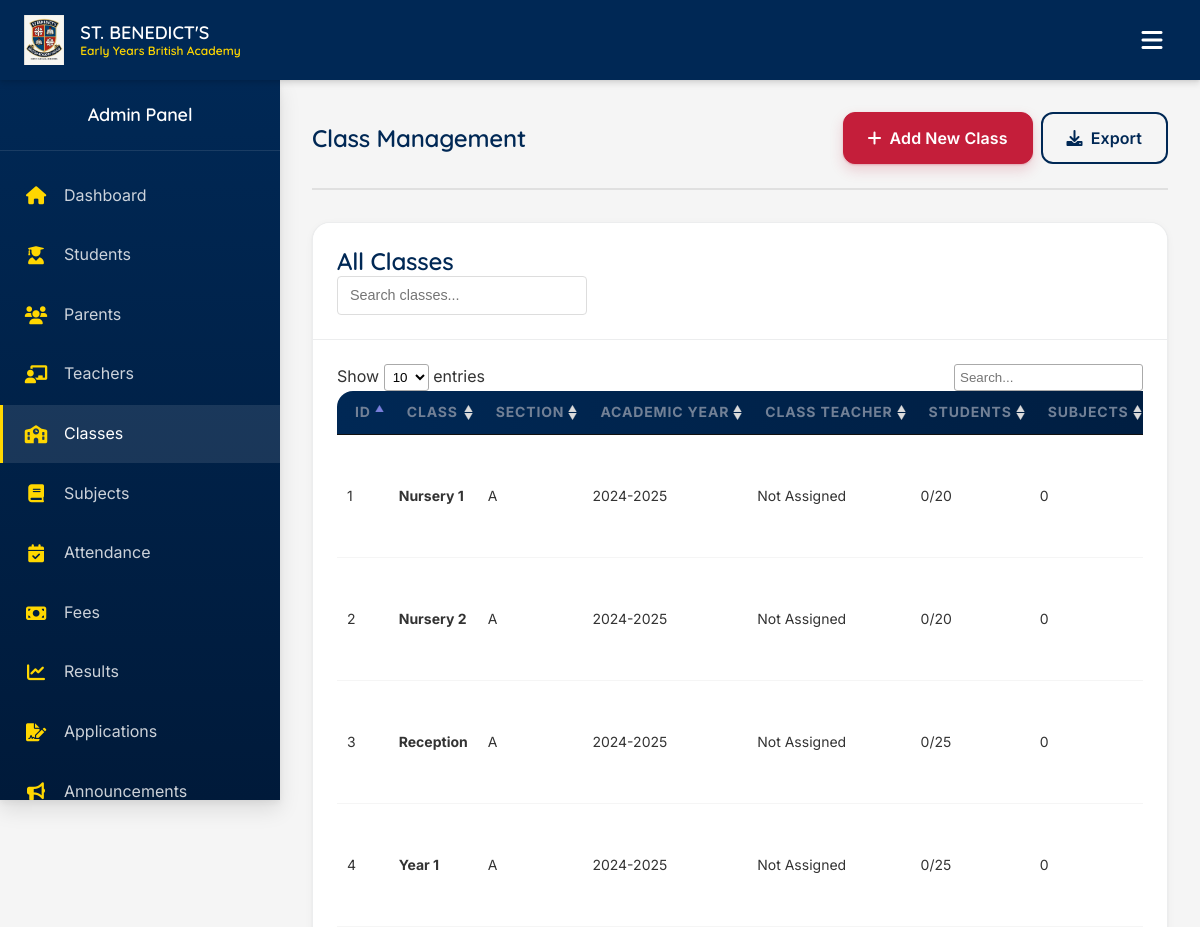
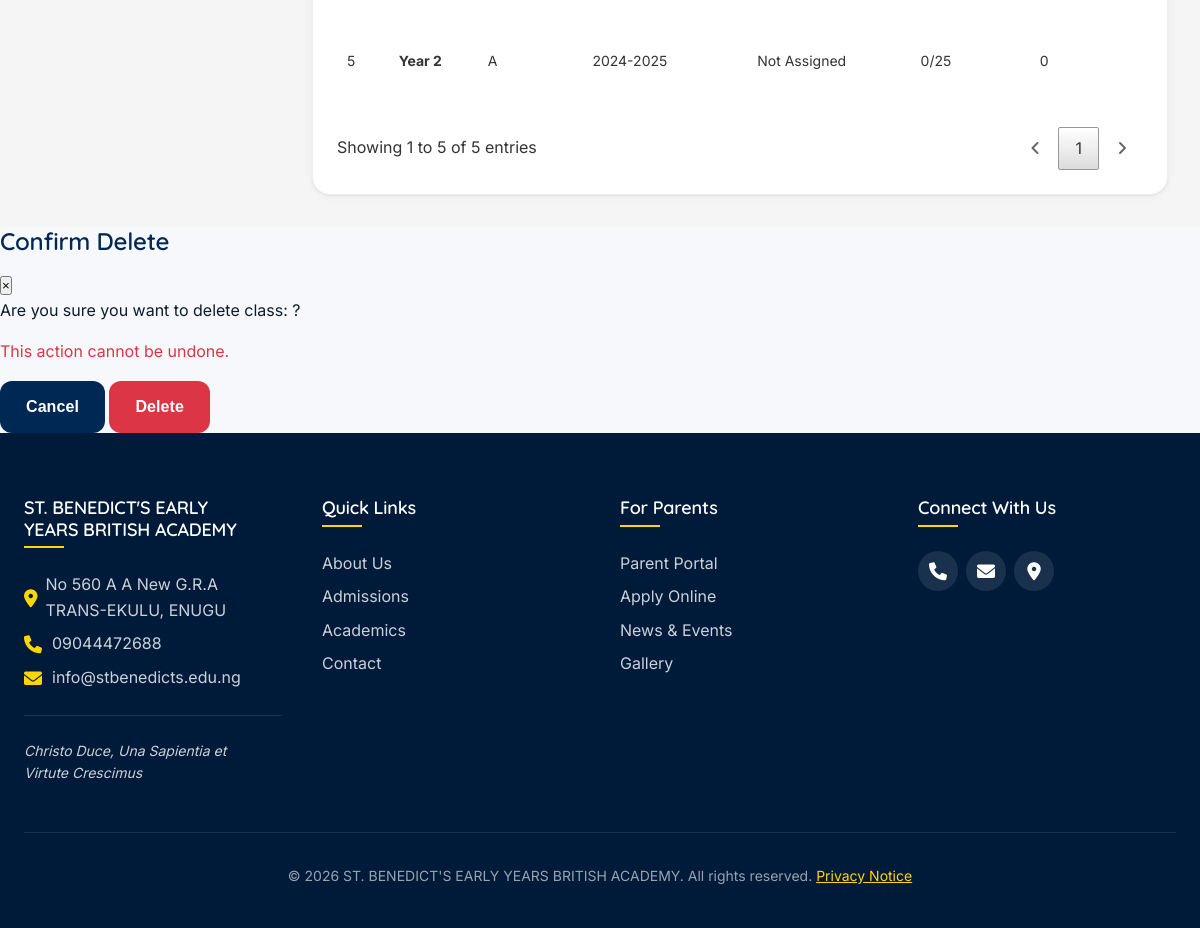
The page /admin/classes.php (signed in) on the database its author committed (2 pictures, top to bottom).
### tables this page shows
CREATE TABLE classes (
    id INT PRIMARY KEY AUTO_INCREMENT,
    class_name VARCHAR(50) NOT NULL,
    section VARCHAR(20),
    academic_year VARCHAR(20) NOT NULL,
    teacher_id INT,
    capacity INT DEFAULT 30,
    is_active BOOLEAN DEFAULT TRUE,
    created_at TIMESTAMP DEFAULT CURRENT_TIMESTAMP,
    FOREIGN KEY (teacher_id) REFERENCES teachers(id) ON DELETE SET NULL,
    INDEX idx_academic_year (academic_year)
);

### config/database.php (called while the page is built, shortened)
<?php
class Database {
    private static $instance = null;
    private $connection;
    private $charset = 'utf8mb4';
    private function __construct() {
        try {
            $dsn = "mysql:host=" . DB_HOST . ";dbname=" . DB_NAME . ";charset={$this->charset}";
            $options = [
                PDO::ATTR_ERRMODE => PDO::ERRMODE_EXCEPTION,
                PDO::ATTR_DEFAULT_FETCH_MODE => PDO::FETCH_ASSOC,
                PDO::ATTR_EMULATE_PREPARES => false,
                PDO::MYSQL_ATTR_INIT_COMMAND => "SET NAMES utf8mb4 COLLATE utf8mb4_unicode_ci"
            ];
            $this->connection = new PDO($dsn, DB_USER, DB_PASS, $options);
        } catch (PDOException $e) {
            error_log("Database Connection Error: " . $e->getMessage());
            http_response_code(503);
            die("Database connection failed. Please try again later.");
        }
    }
    public static function getInstance() {
        if (self::$instance === null) {
            self::$instance = new self();
        }
        return self::$instance;
    }
    public function query($sql, $params = []) {
        try {
            $this->statement = $this->connection->prepare($sql);
            foreach (array_values($params) as $i => $value) {
                if (is_int($value)) $type = PDO::PARAM_INT;
                elseif (is_bool($value)) { $type = PDO::PARAM_INT; $value = (int)$value; }
                elseif ($value === null) $type = PDO::PARAM_NULL;
                else $type = PDO::PARAM_STR;
                $key = is_string(array_keys($params)[$i]) ? array_keys($params)[$i] : $i + 1;
                $this->statement->bindValue($key, $value, $type);
            }
            $this->statement->execute();
            return $this->statement;
        } catch (PDOException $e) {
            error_log("Query Error: " . $e->getMessage() . " SQL: " . $sql);
            throw new Exception("Database query failed");
        }
    }
    public function getRows($sql, $params = []) {
        return $this->query($sql, $params)->fetchAll();
    }
}

### config/security.php (called while the page is built, shortened)
<?php
require_once __DIR__ . '/database.php';
if (!function_exists('e')) {
    function e($value) {
        return htmlspecialchars((string)($value ?? ''), ENT_QUOTES, 'UTF-8');
    }
}
require_once dirname(__DIR__) . '/includes/layout.php';

### admin/classes.php (the view, shortened to what this page needs)
<?php
require_once __DIR__ . '/../config/security.php';
include __DIR__ . '/../includes/header.php';
$db = Database::getInstance();
$action = isset($_GET['action']) ? $_GET['action'] : 'list';
$class = null;
$teachers = $db->getRows(
    "SELECT t.id, u.first_name, u.last_name
     FROM teachers t
     JOIN users u ON t.user_id = u.id
     WHERE u.is_active = 1
     ORDER BY u.first_name, u.last_name"
);
$classes = $db->getRows(
    "SELECT c.*,
            CONCAT(u.first_name, ' ', u.last_name) as teacher_name,
            (SELECT COUNT(*) FROM students WHERE class_id = c.id) as student_count,
            (SELECT COUNT(*) FROM subjects WHERE class_id = c.id) as subject_count
     FROM classes c
     LEFT JOIN teachers t ON c.teacher_id = t.id
     LEFT JOIN users u ON t.user_id = u.id
     ORDER BY c.class_name, c.section"
);
?>
<div class="dashboard-container">
    <main class="dashboard-main">
        <div class="dashboard-header">
            <h1>Class Management</h1>
            <div class="header-actions">
                <a href="?action=add" class="btn btn-primary">
                    <i class="fas fa-plus"></i> Add New Class
                </a>
                <a href="export?type=classes" class="btn btn-outline">
                    <i class="fas fa-download"></i> Export
                </a>
            </div>
        </div>
        <?php if ($action === 'add' || $action === 'edit'): ?>
        <div class="card">
            <div class="card-header">
                <h3><?php echo $action === 'add' ? 'Add New Class' : 'Edit Class'; ?></h3>
            </div>
            <div class="card-body">
                <form method="POST" class="form-container">
                    <input type="hidden" name="csrf_token" value="<?php echo Security::generateCSRFToken(); ?>">
                    <input type="hidden" name="action" value="<?php echo e($action); ?>">
                    <div class="form-row">
                        <div class="form-group">
                            <label for="class_name">Class Name *</label>
                            <input type="text" id="class_name" name="class_name" class="form-control"
                                   value="<?php echo htmlspecialchars($class['class_name'] ?? ''); ?>"
                                   placeholder="e.g., Nursery 1, Reception, Year 1" required>
                        </div>
                        <div class="form-group">
                            <label for="section">Section</label>
                            <input type="text" id="section" name="section" class="form-control"
                                   value="<?php echo htmlspecialchars($class['section'] ?? 'A'); ?>"
                                   placeholder="e.g., A, B, C">
                        </div>
                        <div class="form-group">
                            <label for="academic_year">Academic Year *</label>
                            <input type="text" id="academic_year" name="academic_year" class="form-control"
                                   value="<?php echo htmlspecialchars($class['academic_year'] ?? (currentAcademicYear())); ?>"
                                   placeholder="YYYY-YYYY" required>
                            <small class="form-text text-muted">Format: 2024-2025</small>
                        </div>
                        <div class="form-group">
                            <label for="teacher_id">Class Teacher</label>
                            <select id="teacher_id" name="teacher_id" class="form-control">
                                <option value="">-- Select Teacher --</option>
                                <?php foreach ($teachers as $teacher): ?>
                                <option value="<?php echo e($teacher['id']); ?>"
                                    <?php echo (isset($class['teacher_id']) && $class['teacher_id'] == $teacher['id']) ? 'selected' : ''; ?>>
                                    <?php echo htmlspecialchars($teacher['first_name'] . ' ' . $teacher['last_name']); ?>
                                </option>
                                <?php endforeach; ?>
                            </select>
                        </div>
                        <div class="form-group">
                            <label for="capacity">Capacity *</label>
                            <input type="number" id="capacity" name="capacity" class="form-control"
                                   value="<?php echo htmlspecialchars($class['capacity'] ?? 30); ?>"
                                   min="1" max="100" required>
                        </div>
                        <div class="form-group">
                            <label class="checkbox-label">
                                <input type="checkbox" name="is_active" value="1"
                                       <?php echo (!isset($class['is_active']) || $class['is_active']) ? 'checked' : ''; ?>>
                                Active Class
                            </label>
                        </div>
                    </div>
                    <div class="form-actions">
                        <button type="submit" class="btn btn-primary">
                            <i class="fas fa-save"></i> <?php echo $action === 'add' ? 'Add Class' : 'Update Class'; ?>
                        </button>
                        <a href="classes" class="btn btn-outline">
                            <i class="fas fa-times"></i> Cancel
                        </a>
                    </div>
                </form>
            </div>
        </div>
        <?php else: ?>
        <div class="card">
            <div class="card-header">
                <h3>All Classes</h3>
                <div class="card-tools">
                    <input type="text" id="searchInput" class="form-control" placeholder="Search classes..." style="width: 250px;">
                </div>
            </div>
            <div class="card-body">
                <?php if (!empty($classes)): ?>
                <div class="table-responsive">
                    <table class="data-table" id="classesTable">
                        <thead>
                            <tr>
                                <th>ID</th>
                                <th>Class</th>
                                <th>Section</th>
                                <th>Academic Year</th>
                                <th>Class Teacher</th>
                                <th>Students</th>
                                <th>Subjects</th>
                            </tr>
                        </thead>
                        <tbody>
                            <?php foreach ($classes as $cls): ?>
                            <tr>
                                <td><?php echo e($cls['id']); ?></td>
                                <td><strong><?php echo htmlspecialchars($cls['class_name']); ?></strong></td>
                                <td><?php echo htmlspecialchars($cls['section']); ?></td>
                                <td><?php echo htmlspecialchars($cls['academic_year']); ?></td>
                                <td><?php echo htmlspecialchars($cls['teacher_name'] ?? 'Not Assigned'); ?></td>
                                <td>
                                    <?php echo e($cls['student_count']); ?>/<?php echo e($cls['capacity']); ?>
                                </td>
                                <td><?php echo e($cls['subject_count']); ?></td>
                            </tr>
                            <?php endforeach; ?>
                        </tbody>
                    </table>
                </div>
                <?php endif; ?>
            </div>
        </div>
        <?php endif; ?>
    </main>
</div>
<div id="deleteModal" class="modal">
    <div class="modal-content">
        <div class="modal-header">
            <h3>Confirm Delete</h3>
            <button type="button" class="close" onclick="closeModal()">&times;</button>
        </div>
        <div class="modal-body">
            <p>Are you sure you want to delete class: <strong id="className"></strong>?</p>
            <p class="text-danger">This action cannot be undone.</p>
        </div>
        <div class="modal-footer">
            <form method="POST" id="deleteForm">
                <button type="button" class="btn btn-secondary" onclick="closeModal()">Cancel</button>
                <button type="submit" class="btn btn-danger">Delete</button>
            </form>
        </div>
    </div>
</div>
<?php include __DIR__ . '/../includes/footer.php'; ?>

### assets/css/mobile.css (style rules this page uses)
html { -webkit-text-size-adjust: 100%; text-size-adjust: 100%; }
body { overflow-x: hidden; }
body .table-responsive, body .dataTables_wrapper { max-width: 100%; overflow-x: auto; -webkit-overflow-scrolling: touch; }
body .data-table, body .table { width: 100%; }
@media (min-width: 992px) { body .dashboard-main { min-width: 0; max-width: calc(100% - var(--sidebar-width, 280px)); box-sizing: border-box; } }
@media (min-width: 992px) { body .dashboard-header { flex-wrap: wrap; gap: 12px; } }
@media (min-width: 992px) { body .header-actions { display: flex; flex-wrap: wrap; gap: 8px; } }
@media (min-width: 992px) { body .dashboard-container { align-items: flex-start; } }
@media (min-width: 992px) { body .dashboard-main, body .dashboard-main.expanded { margin-left: 0 !important; flex: 1 1 0; max-width: none; min-width: 0; } }

### assets/css/polish.css (style rules this page uses)
:root { --ink: #0f1b2d; --ink-soft: #4a5568; --ink-mute: #718096; --line: rgba(15, 27, 45, .08); --surface: #ffffff; --surface-alt: #f6f8fb; --brand: #002855; --brand-deep: #001a3a; --accent: #c41e3a; --gold-ui: #ffd23f; --r-sm: 8px; --r-md: 12px; --r-lg: 18px; --elev-1: 0 1px 2px rgba(15,27,45,.06), 0 2px 8px rgba(15,27,45,.04); --elev-2: 0 4px 12px rgba(15,27,45,.08), 0 12px 32px rgba(15,27,45,.06); --space-section: clamp(48px, 8vw, 96px); }
html { scroll-behavior: auto; }
body { color: var(--ink); -webkit-font-smoothing: antialiased; -moz-osx-font-smoothing: grayscale; text-rendering: optimizeLegibility; }
h1, h2, h3, h4 { color: var(--brand); letter-spacing: -.01em; text-wrap: balance; }
p { text-wrap: pretty; }
body .btn { border-radius: var(--r-md); font-weight: 600; letter-spacing: .005em; box-shadow: none; transition: background-color .15s, border-color .15s, color .15s, box-shadow .15s, transform .15s; }
body .btn-primary { background: var(--accent); border: 1px solid var(--accent); color: #fff; box-shadow: 0 1px 2px rgba(196,30,58,.25), 0 6px 14px rgba(196,30,58,.18); }
body .program-card, body .news-card, body .stat-box, body .card { border-radius: var(--r-lg); border: 1px solid var(--line); box-shadow: var(--elev-1); background: var(--surface); }
body.is-auth { background: var(--surface-alt); }
body .dashboard-header h1 { color: var(--brand); letter-spacing: -.01em; }
body .card-header { background: var(--surface); border-bottom: 1px solid var(--line); }
body table th { font-size: .74rem; letter-spacing: .06em; text-transform: uppercase; color: var(--ink-mute); font-weight: 700; }
body table td { color: var(--ink); }
body .form-control, body select, body input[type="text"], body input[type="email"], body input[type="password"], body input[type="date"], body input[type="number"], body textarea { border-radius: var(--r-md); border-color: #d6dde8; }
body table { border-collapse: collapse; }
body .table, body .data-table { width: 100%; border-collapse: collapse; }
body table th, body table td { text-align: left; vertical-align: middle; }
body .table-responsive { width: 100%; max-width: 100%; overflow-x: auto; }

### admin/classes.php (style rules this page uses)
.card-tools { display: flex; gap: 10px; }
#searchInput { padding: 8px 12px; border: 1px solid #ddd; border-radius: 4px; font-size: 0.9rem; }

### rows shown on the page
classes: id "1", class_name "Nursery 1", section "A", academic_year "2024-2025", teacher_name "Not Assigned", student_count "0", capacity "20", subject_count "0"
classes: id "2", class_name "Nursery 2", section "A", academic_year "2024-2025", teacher_name "Not Assigned", student_count "0", capacity "20", subject_count "0"
classes: id "3", class_name "Reception", section "A", academic_year "2024-2025", teacher_name "Not Assigned", student_count "0", capacity "25", subject_count "0"
classes: id "4", class_name "Year 1", section "A", academic_year "2024-2025", teacher_name "Not Assigned", student_count "0", capacity "25", subject_count "0"
classes: id "5", class_name "Year 2", section "A", academic_year "2024-2025", teacher_name "Not Assigned", student_count "0", capacity "25", subject_count "0"

### other values the page prints
$titles[$role] "Admin Panel"
$label "Dashboard"
$label "Students"
$label "Parents"
$label "Teachers"
$label "Classes"
$label "Subjects"
$label "Attendance"
$label "Fees"
$label "Results"
$label "Applications"
$label "Announcements"
SCHOOL_NAME "ST. BENEDICT'S EARLY YEARS BRITISH ACADEMY"
school_address() "No 560 A A New G.R.A TRANS-EKULU, ENUGU"
school_phone() "09044472688"
